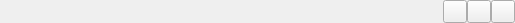
<?xml version="1.0" encoding="UTF-8"?>
<ui version="4.0">
 <class>TitleBar</class>
 <widget class="QWidget" name="TitleBar">
  <property name="geometry">
   <rect>
    <x>0</x>
    <y>0</y>
    <width>515</width>
    <height>22</height>
   </rect>
  </property>
  <property name="windowTitle">
   <string notr="true"/>
  </property>
  <layout class="QHBoxLayout" name="horizontalLayout">
   <property name="spacing">
    <number>0</number>
   </property>
   <property name="margin">
    <number>0</number>
   </property>
   <item>
    <widget class="QLabel" name="label">
     <property name="sizePolicy">
      <sizepolicy hsizetype="Expanding" vsizetype="Preferred">
       <horstretch>0</horstretch>
       <verstretch>0</verstretch>
      </sizepolicy>
     </property>
     <property name="textInteractionFlags">
      <set>Qt::NoTextInteraction</set>
     </property>
    </widget>
   </item>
   <item>
    <widget class="QToolButton" name="buttonHelp">
     <property name="focusPolicy">
      <enum>Qt::NoFocus</enum>
     </property>
    </widget>
   </item>
   <item>
    <widget class="QToolButton" name="buttonMinimize">
     <property name="focusPolicy">
      <enum>Qt::NoFocus</enum>
     </property>
    </widget>
   </item>
   <item>
    <widget class="QToolButton" name="buttonClose">
     <property name="focusPolicy">
      <enum>Qt::NoFocus</enum>
     </property>
    </widget>
   </item>
  </layout>
 </widget>
 <resources/>
 <connections/>
</ui>
